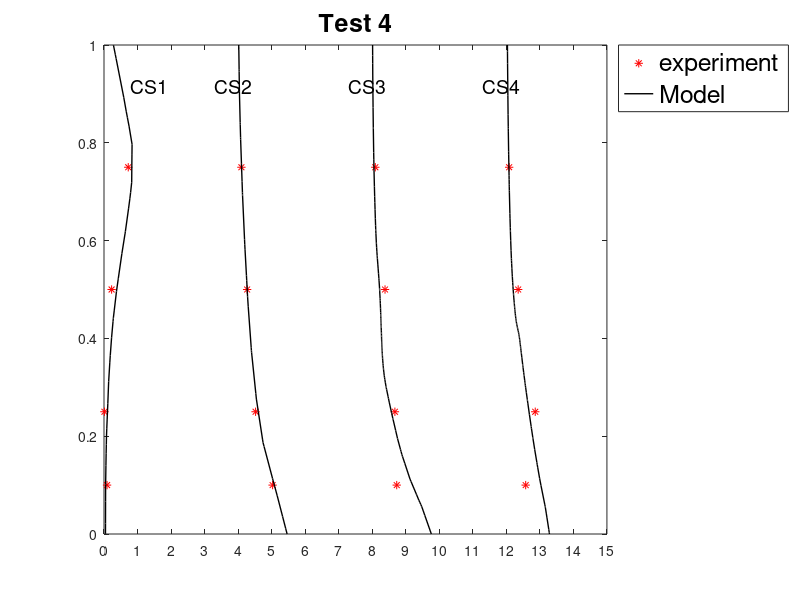

Write MATLAB code to recreate this figure. (Note: this script raises an error after producing the figure.)
% Load experimental data
data = csvread('Test4Q175C1000_norm.csv', 1, 0); % Skip the header row
y_D = data(:, 1);     %col 1
U_data = data(:,2:5); %col 2 to 5

% Load CFD data_1
dataCFD = csvread('CFDconc_Test4_Norm.csv', 1, 0); % Skip the header row
y_D_CFD = dataCFD(:, 1:4);     %col 1
U_data_CFD = dataCFD(:,5:8); %col 2 to 5

% Load CFD data_2
%dataCFD2 = csvread('CFDconc_Test3_Norm.csv', 1, 0); % Skip the header row
%y_D_CFD2 = dataCFD2(:, 1:4);     %col 1
%U_data_CFD2 = dataCFD2(:,5:8); %col 2 to 5

% Load CFD data_3
%dataCFD3 = csvread('CFDconc_Test3_Norm.csv', 1, 0); % Skip the header row
%y_D_CFD3 = dataCFD3(:, 1:4);     %col 1
%U_data_CFD3 = dataCFD3(:,5:8); %col 2 to 5

% Prepare and plot the data - each set offset with 0.4 from previous one

del_x=0;
xticklabels = [];
labelT = [0 1 2 3];
xticks=0:1:15; % set according to labelT e.g. 4*4-1

figure;
hold on;

for i = 1:4    %loop through columns i=1=col2, i=8=col9

    U     = U_data(:,i)+del_x;  %del_x = place to plot x value, space 4 from where next plot starts
    U_CFD = U_data_CFD(:,i)+del_x;  %del_x = place to plot x value, space 4 from where next plot starts
    y_D_CFD = dataCFD(:, i);

    %U_CFD2 = U_data_CFD2(:,i)+del_x;  %del_x = place to plot x value, space 4 from where next plot starts
    %y_D_CFD2 = dataCFD2(:, i);

    %U_CFD3 = U_data_CFD3(:,i)+del_x;  %del_x = place to plot x value, space 4 from where next plot starts
    %y_D_CFD3 = dataCFD3(:, i);
    
    del_x=del_x+4;        
    plot(U, y_D,'*','color','red');      %
    plot(U_CFD, y_D_CFD,'LineWidth',1,'color','black');      %

    %plot(U_CFD2, y_D_CFD2,'LineWidth',1,'color','green');      %
    %plot(U_CFD3, y_D_CFD3,'LineWidth',1,'color','purple');      %

    xticklabels=[xticklabels, labelT];  %makes tick marks on x-axis

end

xlim([0, 15]); % set according to xticks and lableT

box on;
title('Test 4','FontSize',18)
legend('experiment','Model','FontSize',18)
legend('Location','northeastoutside')

% Specify the x and y coordinates for the label CS1
label_x1 = 0.8; % Adjust the x-coordinate for the first label
label_y1 = 0.9; % Adjust the y-coordinate for the first label
text(label_x1, label_y1, 'CS1', 'HorizontalAlignment', 'left', 'VerticalAlignment', 'bottom','FontSize',14);

% Specify the x and y coordinates for the label CS2
label_x1 = 3.3; % Adjust the x-coordinate for the first label
label_y1 = 0.9; % Adjust the y-coordinate for the first label
text(label_x1, label_y1, 'CS2', 'HorizontalAlignment', 'left', 'VerticalAlignment', 'bottom','FontSize',14);

% Specify the x and y coordinates for the label CS3
label_x1 = 7.3; % Adjust the x-coordinate for the first label
label_y1 = 0.9; % Adjust the y-coordinate for the first label
text(label_x1, label_y1, 'CS3', 'HorizontalAlignment', 'left', 'VerticalAlignment', 'bottom','FontSize',14);

% Specify the x and y coordinates for the label CS4
label_x1 = 11.3; % Adjust the x-coordinate for the first label
label_y1 = 0.9; % Adjust the y-coordinate for the first label
text(label_x1, label_y1, 'CS4', 'HorizontalAlignment', 'left', 'VerticalAlignment', 'bottom','FontSize',14);

% Adjust x-axis ticks and labels

set(gcf,'color','w');   %plots background white
set(gca,'Xtick',xticks,'Xticklabels',xticklabels,'FontSize',18);

xlabel('C/Cref','FontSize',18);
ylabel('y/D','FontSize',18);



   

